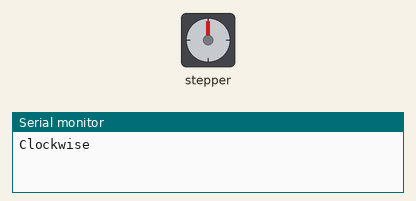
A sketch run on a simulated Arduino Uno, built with avr-gcc and run on an emulated ATmega328P. On the bench: stepper motor, the last lines printed to the serial monitor. Stepper angles assume 2048 steps per turn.

Above: at 0.05 s.
At 3.05 s:
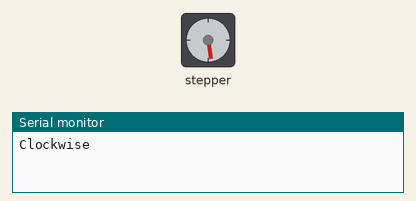
At 6.05 s:
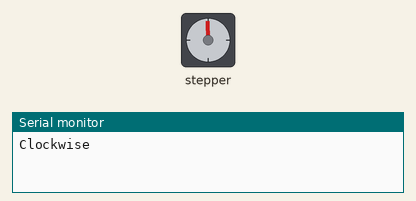
At 12.05 s:
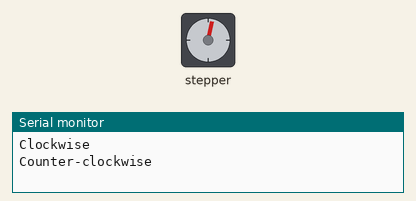
Timing chart, 0 to 17.2 s (numbered marks = the images above):
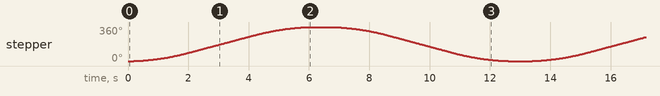

The sketch:

28BYJ-48-stepper-motor.ino
```cpp
/**
 * 28BYJ-48 Stepper Motor — One revolution CW, then CCW
 *
 * Uses AccelStepper instead of the built-in Stepper library:
 *   - Non-blocking: step() doesn't freeze the CPU for the full move
 *   - Acceleration / deceleration profiles (prevents missed steps)
 *   - Consistent API for both unipolar and bipolar motors
 *
 * Install: AccelStepper by Mike McCauley
 * https://www.airspayce.com/mikem/arduino/AccelStepper/
 *
 * Wiring (ULN2003 driver board → Arduino):
 *   IN1 → Pin 8
 *   IN2 → Pin 9
 *   IN3 → Pin 10
 *   IN4 → Pin 11
 */

#include <AccelStepper.h>

// ── Motor configuration ──────────────────────────────────────────────────────
// 28BYJ-48 in half-step mode: 2048 steps per revolution
// AccelStepper::HALF4WIRE = 4-wire unipolar, half-stepping
constexpr uint16_t STEPS_PER_REV = 2048;
constexpr float MAX_SPEED = 512.0f; // steps/sec (~15 rpm; hard limit ~17 rpm)
constexpr float ACCELERATION =
    256.0f; // steps/sec² — gentle ramp to avoid stalls

AccelStepper stepper(AccelStepper::HALF4WIRE, 8, 10, 9, 11);

// ── State machine ────────────────────────────────────────────────────────────
enum class MotorState {
    CLOCKWISE,
    PAUSE_AFTER_CW,
    COUNTERCLOCKWISE,
    PAUSE_AFTER_CCW
};
MotorState state = MotorState::CLOCKWISE;
uint32_t pauseStartedAt = 0;

constexpr uint16_t PAUSE_MS = 500;

// ── Arduino lifecycle ────────────────────────────────────────────────────────
void setup() {
    Serial.begin(9600);
    stepper.setMaxSpeed(MAX_SPEED);
    stepper.setAcceleration(ACCELERATION);
    stepper.moveTo(STEPS_PER_REV); // queue the first move
    Serial.println(F("Clockwise"));
}

void loop() {
    // run() must be called as frequently as possible — it steps the motor
    // one step at a time and returns true while a move is in progress.
    stepper.run();

    switch (state) {

    case MotorState::CLOCKWISE:
        if (stepper.distanceToGo() == 0) {
            pauseStartedAt = millis();
            state = MotorState::PAUSE_AFTER_CW;
        }
        break;

    case MotorState::PAUSE_AFTER_CW:
        if (millis() - pauseStartedAt >= PAUSE_MS) {
            stepper.moveTo(0); // back to origin = one rev CCW
            Serial.println(F("Counter-clockwise"));
            state = MotorState::COUNTERCLOCKWISE;
        }
        break;

    case MotorState::COUNTERCLOCKWISE:
        if (stepper.distanceToGo() == 0) {
            pauseStartedAt = millis();
            state = MotorState::PAUSE_AFTER_CCW;
        }
        break;

    case MotorState::PAUSE_AFTER_CCW:
        if (millis() - pauseStartedAt >= PAUSE_MS) {
            stepper.moveTo(STEPS_PER_REV);
            Serial.println(F("Clockwise"));
            state = MotorState::CLOCKWISE;
        }
        break;
    }
}
```

Measured:
- by itself, stepper: turns 360° clockwise in 6.0 s, then 360° counter-clockwise in 5.9 s, repeating every 13.2 s
